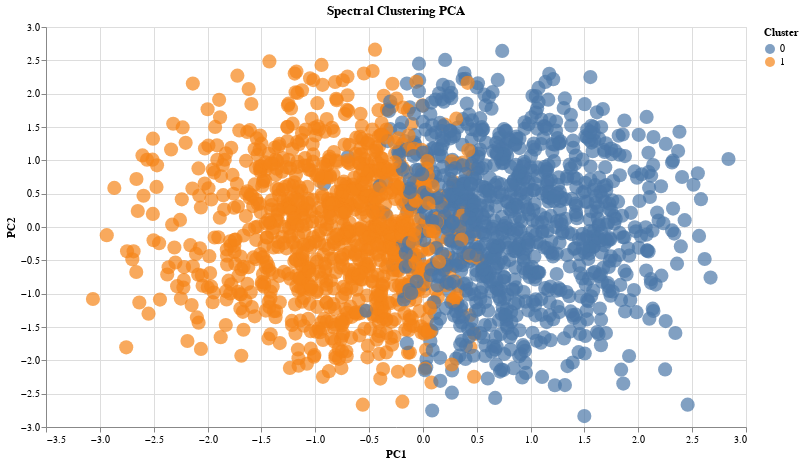

The notebook cell this image was saved under:
### Code cell
plot2d(df, spec_clusters, "Spectral Clustering PCA")

### Figure 1 — Vega-Lite specification as saved in the notebook (floating-point values rounded to 4 significant figures; data arrays with more than 128 entries replaced by an {"elided": "..."} marker saying what was removed)
{"config": {"view": {"continuousWidth": 300, "continuousHeight": 300}}, "data": {"name": "data-6e914b59c48ca5756b52abb3845f7b02"}, "mark": {"type": "circle", "size": 200}, "encoding": {"color": {"field": "Cluster", "type": "nominal"}, "tooltip": [{"field": "PC1", "type": "quantitative"}, {"field": "PC2", "type": "quantitative"}], "x": {"field": "PC1", "title": "PC1", "type": "quantitative"}, "y": {"field": "PC2", "title": "PC2", "type": "quantitative"}}, "height": 400, "params": [{"name": "param_26", "select": {"type": "interval", "encodings": ["x", "y"]}, "bind": "scales"}], "title": "Spectral Clustering PCA", "width": 700, "$schema": "https://vega.github.io/schema/vega-lite/v5.20.1.json", "datasets": {"data-6e914b59c48ca5756b52abb3845f7b02": {"elided": "2000 records"}}}
